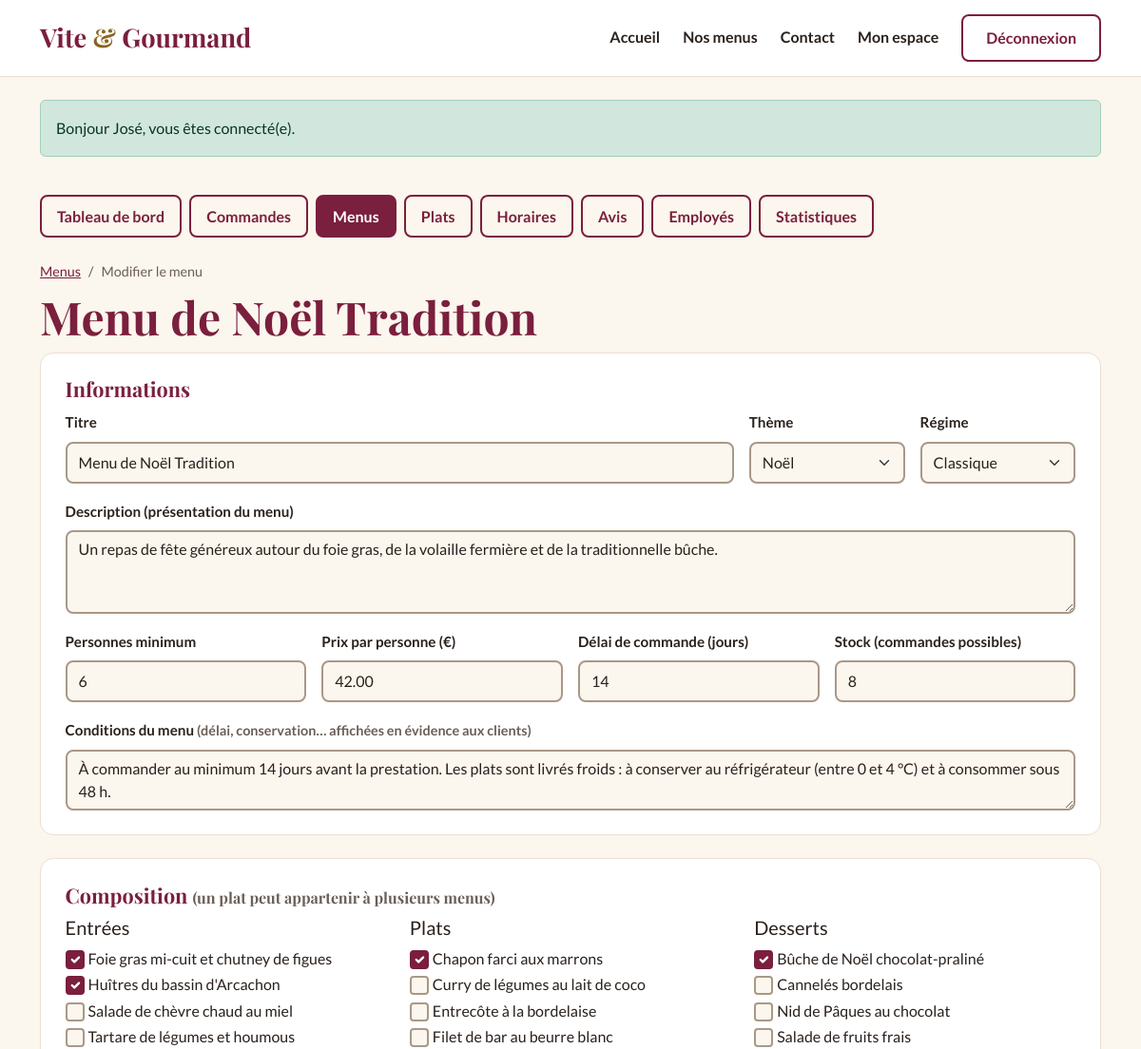
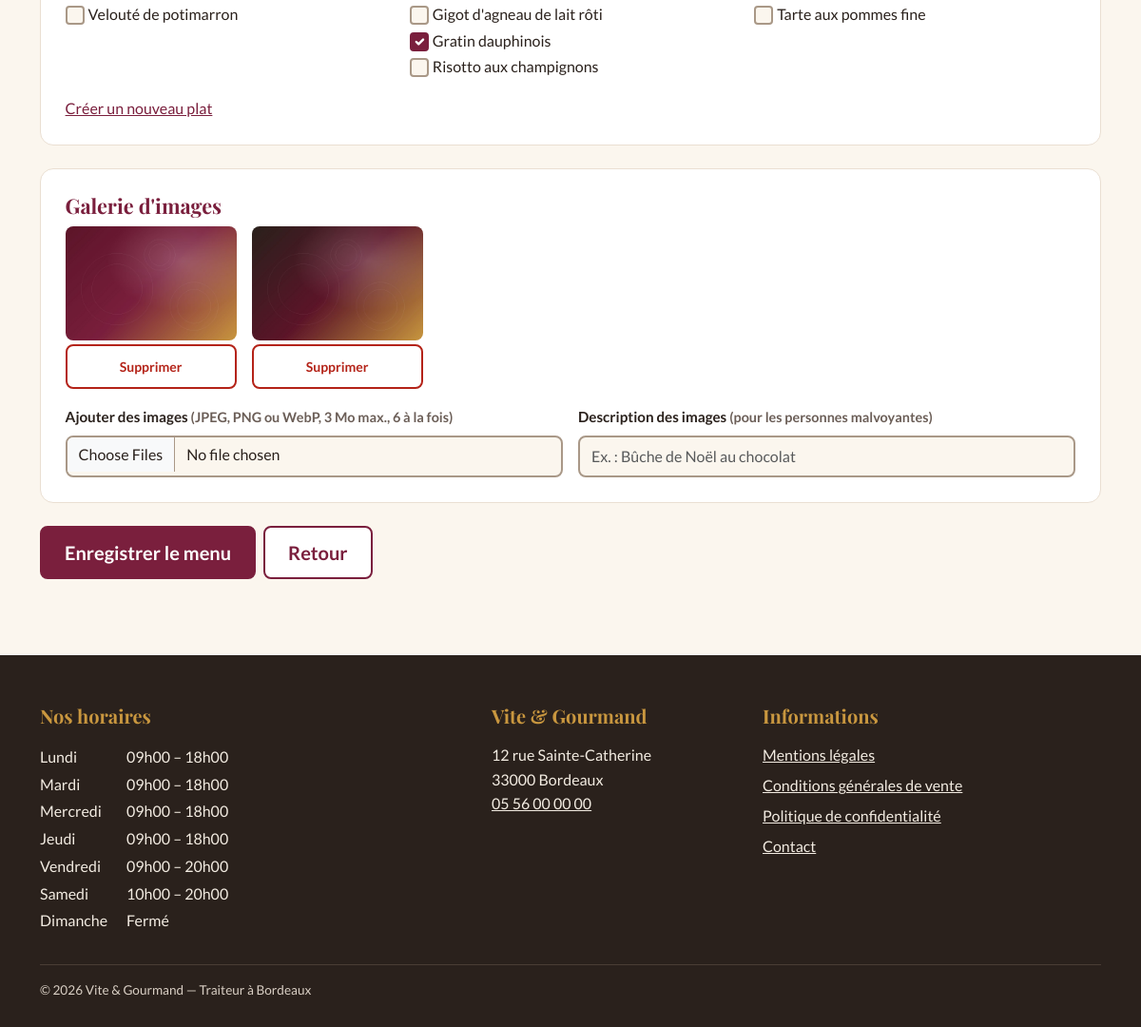
The app's page /employe/menu?id=1 (signed in) with its own data (2 pictures, top to bottom).
### tables this page shows
CREATE TABLE menu (
    menu_id                  INT            NOT NULL AUTO_INCREMENT,
    titre                    VARCHAR(100)   NOT NULL,
    description              TEXT           NOT NULL,
    nombre_personne_minimum  INT            NOT NULL,
    prix_par_personne        DECIMAL(8,2)   NOT NULL,
    conditions               TEXT           NULL,
    delai_commande_jours     INT            NOT NULL DEFAULT 0,   
    quantite_restante        INT            NOT NULL DEFAULT 0,
    theme_id                 INT            NOT NULL,
    regime_id                INT            NOT NULL,
    PRIMARY KEY (menu_id),
    CONSTRAINT fk_menu_theme  FOREIGN KEY (theme_id)  REFERENCES theme (theme_id),
    CONSTRAINT fk_menu_regime FOREIGN KEY (regime_id) REFERENCES regime (regime_id),
    CONSTRAINT ck_menu_nb_personne CHECK (nombre_personne_minimum >= 1),
    CONSTRAINT ck_menu_prix        CHECK (prix_par_personne >= 0),
    CONSTRAINT ck_menu_stock       CHECK (quantite_restante >= 0),
    CONSTRAINT ck_menu_delai       CHECK (delai_commande_jours >= 0)
);

CREATE TABLE theme (
    theme_id  INT          NOT NULL AUTO_INCREMENT,
    libelle   VARCHAR(50)  NOT NULL,
    PRIMARY KEY (theme_id),
    UNIQUE KEY uk_theme_libelle (libelle)
);

CREATE TABLE regime (
    regime_id  INT          NOT NULL AUTO_INCREMENT,
    libelle    VARCHAR(50)  NOT NULL,
    PRIMARY KEY (regime_id),
    UNIQUE KEY uk_regime_libelle (libelle)
);

CREATE TABLE plat (
    plat_id     INT           NOT NULL AUTO_INCREMENT,
    titre_plat  VARCHAR(100)  NOT NULL,
    type_plat   ENUM('entree','plat','dessert') NOT NULL,
    photo       VARCHAR(255)  NULL,
    PRIMARY KEY (plat_id)
);

CREATE TABLE menu_image (
    image_id          INT           NOT NULL AUTO_INCREMENT,
    menu_id           INT           NOT NULL,
    chemin            VARCHAR(255)  NOT NULL,
    texte_alternatif  VARCHAR(255)  NOT NULL,
    ordre             INT           NOT NULL DEFAULT 0,
    PRIMARY KEY (image_id),
    CONSTRAINT fk_image_menu FOREIGN KEY (menu_id) REFERENCES menu (menu_id) ON DELETE CASCADE
);

CREATE TABLE horaire (
    horaire_id       INT          NOT NULL AUTO_INCREMENT,
    jour             VARCHAR(10)  NOT NULL,
    ordre            TINYINT      NOT NULL,
    heure_ouverture  TIME         NULL,
    heure_fermeture  TIME         NULL,
    PRIMARY KEY (horaire_id),
    UNIQUE KEY uk_horaire_jour (jour)
);

### templates/pages/gestion/menu-form.php (the view, shortened to what the rows shown need)
<?php
$v = fn (string $k) => e($valeurs[$k] ?? '');
$platsParType = [];
foreach ($plats as $p) {
    $platsParType[$p['type_plat']][] = $p;
}
?>
<div class="container py-4 pb-5">
    <nav aria-label="Fil d'Ariane" class="fil pt-0">
        <ol class="breadcrumb">
        </ol>
    </nav>
    <h1><?= e($menu ? $menu['titre'] : 'Nouveau menu') ?></h1>
    <form method="post" action="/employe/menu" enctype="multipart/form-data" novalidate>
        <section class="carte mb-4">
            <h2 class="h3">Informations</h2>
            <div class="row g-3">
                <div class="col-md-8">
                    <label for="titre" class="form-label">Titre</label>
                    <input type="text" class="form-control<?= attrErreur($erreurs, 'titre') ?>" id="titre" name="titre" value="<?= $v('titre') ?>" required maxlength="100">
                </div>
                <div class="col-md-2">
                    <label for="theme_id" class="form-label">Thème</label>
                    <select class="form-select<?= attrErreur($erreurs, 'theme_id') ?>" id="theme_id" name="theme_id" required>
                        <?php foreach ($themes as $t): ?><option value="<?= (int) $t['theme_id'] ?>"<?= (int) ($valeurs['theme_id'] ?? 0) === (int) $t['theme_id'] ? ' selected' : '' ?>><?= e($t['libelle']) ?></option><?php endforeach; ?>
                    </select>
                </div>
                <div class="col-md-2">
                    <label for="regime_id" class="form-label">Régime</label>
                    <select class="form-select<?= attrErreur($erreurs, 'regime_id') ?>" id="regime_id" name="regime_id" required>
                        <?php foreach ($regimes as $r): ?><option value="<?= (int) $r['regime_id'] ?>"<?= (int) ($valeurs['regime_id'] ?? 0) === (int) $r['regime_id'] ? ' selected' : '' ?>><?= e($r['libelle']) ?></option><?php endforeach; ?>
                    </select>
                </div>
                <div class="col-12">
                    <label for="description" class="form-label">Description (présentation du menu)</label>
                    <textarea class="form-control<?= attrErreur($erreurs, 'description') ?>" id="description" name="description" rows="3" required><?= $v('description') ?></textarea>
                </div>
                <div class="col-6 col-md-3">
                    <label for="nombre_personne_minimum" class="form-label">Personnes minimum</label>
                    <input type="number" class="form-control<?= attrErreur($erreurs, 'nombre_personne_minimum') ?>" id="nombre_personne_minimum" name="nombre_personne_minimum" value="<?= $v('nombre_personne_minimum') ?>" min="1" max="500" required>
                </div>
                <div class="col-6 col-md-3">
                    <label for="prix_par_personne" class="form-label">Prix par personne (€)</label>
                    <input type="text" inputmode="decimal" class="form-control<?= attrErreur($erreurs, 'prix_par_personne') ?>" id="prix_par_personne" name="prix_par_personne" value="<?= $v('prix_par_personne') ?>" required>
                </div>
                <div class="col-6 col-md-3">
                    <label for="delai_commande_jours" class="form-label">Délai de commande (jours)</label>
                    <input type="number" class="form-control<?= attrErreur($erreurs, 'delai_commande_jours') ?>" id="delai_commande_jours" name="delai_commande_jours" value="<?= $v('delai_commande_jours') ?>" min="0" max="365" required>
                </div>
                <div class="col-6 col-md-3">
                    <label for="quantite_restante" class="form-label">Stock (commandes possibles)</label>
                    <input type="number" class="form-control<?= attrErreur($erreurs, 'quantite_restante') ?>" id="quantite_restante" name="quantite_restante" value="<?= $v('quantite_restante') ?>" min="0" required>
                </div>
                <div class="col-12">
                    <label for="conditions" class="form-label">Conditions du menu <span class="text-aide">(délai, conservation… affichées en évidence aux clients)</span></label>
                    <textarea class="form-control" id="conditions" name="conditions" rows="2"><?= $v('conditions') ?></textarea>
                </div>
            </div>
        </section>
        <section class="carte mb-4" aria-labelledby="t-plats">
            <h2 id="t-plats" class="h3">Composition <span class="text-aide fs-6">(un plat peut appartenir à plusieurs menus)</span></h2>
            <div class="row g-4" id="plats">
                <?php foreach (Plat::TYPES as $type => $libelle): ?>
                    <fieldset class="col-md-4">
                        <legend class="h5"><?= e($libelle) ?>s</legend>
                        <?php foreach ($platsParType[$type] ?? [] as $p): ?>
                            <div class="form-check">
                                <input class="form-check-input" type="checkbox" name="plats[]" value="<?= (int) $p['plat_id'] ?>" id="plat-<?= (int) $p['plat_id'] ?>"
                                    <?= in_array((int) $p['plat_id'], array_map('intval', $platsMenu), true) ? 'checked' : '' ?>>
                                <label class="form-check-label" for="plat-<?= (int) $p['plat_id'] ?>"><?= e($p['titre_plat']) ?></label>
                            </div>
                        <?php endforeach; ?>
                    </fieldset>
                <?php endforeach; ?>
            </div>
        </section>
        <section class="carte mb-4" id="images" aria-labelledby="t-images">
            <h2 id="t-images" class="h3">Galerie d'images</h2>
            <?php if ($images): ?>
                <ul class="galerie-gestion">
                    <?php foreach ($images as $img): ?>
                        <li>
                            <img src="/<?= e($img['chemin']) ?>" alt="<?= e($img['texte_alternatif']) ?>" width="180" height="120" loading="lazy">
                            <button type="submit" form="suppr-image-<?= (int) $img['image_id'] ?>" class="btn btn-danger-vg btn-sm w-100 mt-1">Supprimer</button>
                        </li>
                    <?php endforeach; ?>
                </ul>
            <?php endif; ?>
        </section>
        <div class="d-flex gap-2">
        </div>
    </form>
</div>

### templates/partials/footer.php (shortened to what the rows shown need)
<?php use App\Models\Horaire; $horaires = Horaire::tous(); ?>
<footer class="pied">
    <div class="container">
        <div class="row g-4">
            <div class="col-md-5">
                <h2 class="titre-pied">Nos horaires</h2>
                <table class="horaires">
                    <tbody>
                    <?php foreach ($horaires as $h): ?>
                        <tr>
                            <th scope="row"><?= e($h['jour']) ?></th>
                            <td>
                                <?= $h['heure_ouverture']
                                    ? e(Horaire::format($h['heure_ouverture'])) . ' – ' . e(Horaire::format($h['heure_fermeture']))
                                    : 'Fermé' ?>
                            </td>
                        </tr>
                    <?php endforeach; ?>
                    </tbody>
                </table>
            </div>
            <div class="col-md-3">
                <h2 class="titre-pied">Vite &amp; Gourmand</h2>
            </div>
            <div class="col-md-4">
                <h2 class="titre-pied">Informations</h2>
            </div>
        </div>
    </div>
</footer>

### records on screen
menu: titre "Menu de Noël Tradition", theme_id "Noël", regime_id "Classique", description "Un repas de fête généreux autour du foie gras, de la volaille fermière et de la traditionnelle bûche.", nombre_personne_minimum "6", prix_par_personne "42.00", delai_commande_jours "14", quantite_restante "8", conditions "À commander au minimum 14 jours avant la prestation. Les plats sont livrés froids : à conserver au réfrigérateur (entre 0 et 4 °C) et à consommer sous 48 h."
plat: plat_id "☑", titre_plat "Foie gras mi-cuit et chutney de figues"
plat: plat_id "☑", titre_plat "Huîtres du bassin d'Arcachon"
plat: titre_plat "Salade de chèvre chaud au miel"
plat: titre_plat "Tartare de légumes et houmous"
plat: titre_plat "Velouté de potimarron"
plat: plat_id "☑", titre_plat "Chapon farci aux marrons"
plat: titre_plat "Curry de légumes au lait de coco"
plat: titre_plat "Entrecôte à la bordelaise"
plat: titre_plat "Filet de bar au beurre blanc"
plat: titre_plat "Gigot d'agneau de lait rôti"
plat: plat_id "☑", titre_plat "Gratin dauphinois"
plat: titre_plat "Risotto aux champignons"
plat: plat_id "☑", titre_plat "Bûche de Noël chocolat-praliné"
plat: titre_plat "Cannelés bordelais"
plat: titre_plat "Nid de Pâques au chocolat"
plat: titre_plat "Salade de fruits frais"
plat: titre_plat "Tarte aux pommes fine"
menu_image: chemin (picture)
menu_image: chemin (picture)
horaire: jour "Lundi", heure_ouverture "09h00", heure_fermeture "18h00"
horaire: jour "Mardi", heure_ouverture "09h00", heure_fermeture "18h00"
horaire: jour "Mercredi", heure_ouverture "09h00", heure_fermeture "18h00"
horaire: jour "Jeudi", heure_ouverture "09h00", heure_fermeture "18h00"
horaire: jour "Vendredi", heure_ouverture "09h00", heure_fermeture "20h00"
horaire: jour "Samedi", heure_ouverture "10h00", heure_fermeture "20h00"
horaire: jour "Dimanche", shows "Fermé"

### other values on screen
$m['message'] "Bonjour José, vous êtes connecté(e)."
$libelle "Tableau de bord"
$libelle "Commandes"
$libelle "Menus"
$libelle "Plats"
$libelle "Horaires"
$libelle "Avis"
$libelle "Employés"
$libelle "Statistiques"
$titrePage "Modifier le menu"
$libelle "Entrée"
$libelle "Plat"
$libelle "Dessert"
